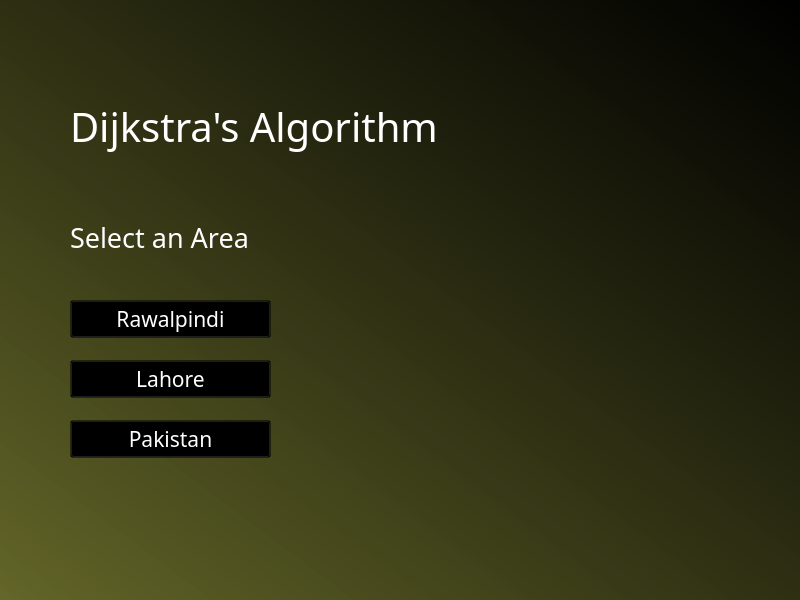
<?xml version="1.0" encoding="UTF-8"?>
<ui version="4.0">
 <class>MainWindow</class>
 <widget class="QMainWindow" name="MainWindow">
  <property name="geometry">
   <rect>
    <x>0</x>
    <y>0</y>
    <width>800</width>
    <height>600</height>
   </rect>
  </property>
  <property name="sizePolicy">
   <sizepolicy hsizetype="Fixed" vsizetype="Fixed">
    <horstretch>0</horstretch>
    <verstretch>0</verstretch>
   </sizepolicy>
  </property>
  <property name="font">
   <font>
    <family>OCR A Extended</family>
   </font>
  </property>
  <property name="cursor">
   <cursorShape>ArrowCursor</cursorShape>
  </property>
  <property name="mouseTracking">
   <bool>false</bool>
  </property>
  <property name="windowTitle">
   <string>Dijkstra's Algorithm</string>
  </property>
  <property name="styleSheet">
   <string notr="true">background-color: qlineargradient(spread:pad, x1:1, y1:0, x2:0, y2:1, stop:0 rgba(0, 0, 0, 255), stop:1 rgba(99, 102, 40, 223));</string>
  </property>
  <widget class="QWidget" name="centralwidget">
   <widget class="QLabel" name="LabelMAIN">
    <property name="geometry">
     <rect>
      <x>70</x>
      <y>100</y>
      <width>600</width>
      <height>52</height>
     </rect>
    </property>
    <property name="sizePolicy">
     <sizepolicy hsizetype="Fixed" vsizetype="Fixed">
      <horstretch>0</horstretch>
      <verstretch>0</verstretch>
     </sizepolicy>
    </property>
    <property name="font">
     <font>
      <family>OCR A Extended</family>
      <pointsize>30</pointsize>
     </font>
    </property>
    <property name="styleSheet">
     <string notr="true">color: rgb(255, 255, 255);
background-color: rgba(255, 255, 255, 0);
</string>
    </property>
    <property name="text">
     <string>Dijkstra's Algorithm</string>
    </property>
   </widget>
   <widget class="QPushButton" name="ButtonRWP">
    <property name="geometry">
     <rect>
      <x>70</x>
      <y>300</y>
      <width>201</width>
      <height>38</height>
     </rect>
    </property>
    <property name="font">
     <font>
      <family>OCR A Extended</family>
      <pointsize>16</pointsize>
     </font>
    </property>
    <property name="styleSheet">
     <string notr="true"> QPushButton{
	color: rgb(255, 255, 255);
     background-color:rgba(0, 0, 0, 0);
 }
QPushButton:hover {
     background-color:rgba(0, 0, 0, 40);
 }

</string>
    </property>
    <property name="text">
     <string>Rawalpindi</string>
    </property>
   </widget>
   <widget class="QPushButton" name="ButtonLHR">
    <property name="geometry">
     <rect>
      <x>70</x>
      <y>360</y>
      <width>201</width>
      <height>38</height>
     </rect>
    </property>
    <property name="font">
     <font>
      <family>OCR A Extended</family>
      <pointsize>16</pointsize>
     </font>
    </property>
    <property name="styleSheet">
     <string notr="true"> QPushButton{
	color: rgb(255, 255, 255);
     background-color:rgba(0, 0, 0, 0);
 }
QPushButton:hover {
     background-color:rgba(0, 0, 0, 40);
 }

</string>
    </property>
    <property name="text">
     <string>Lahore</string>
    </property>
   </widget>
   <widget class="QPushButton" name="ButtonPAK">
    <property name="geometry">
     <rect>
      <x>70</x>
      <y>420</y>
      <width>201</width>
      <height>38</height>
     </rect>
    </property>
    <property name="font">
     <font>
      <family>OCR A Extended</family>
      <pointsize>16</pointsize>
     </font>
    </property>
    <property name="styleSheet">
     <string notr="true"> QPushButton{
	color: rgb(255, 255, 255);
     background-color:rgba(0, 0, 0, 0);
 }
QPushButton:hover {
     background-color:rgba(0, 0, 0, 40);
 }

</string>
    </property>
    <property name="text">
     <string>Pakistan</string>
    </property>
   </widget>
   <widget class="QLabel" name="LabelSELECT">
    <property name="geometry">
     <rect>
      <x>70</x>
      <y>220</y>
      <width>280</width>
      <height>35</height>
     </rect>
    </property>
    <property name="font">
     <font>
      <family>OCR A Extended</family>
      <pointsize>20</pointsize>
     </font>
    </property>
    <property name="styleSheet">
     <string notr="true">color: rgb(255, 255, 255);
background-color: rgba(255, 255, 255, 0);</string>
    </property>
    <property name="text">
     <string>Select an Area</string>
    </property>
   </widget>
   <widget class="QLabel" name="label">
    <property name="geometry">
     <rect>
      <x>420</x>
      <y>180</y>
      <width>371</width>
      <height>341</height>
     </rect>
    </property>
    <property name="sizePolicy">
     <sizepolicy hsizetype="Fixed" vsizetype="Fixed">
      <horstretch>0</horstretch>
      <verstretch>0</verstretch>
     </sizepolicy>
    </property>
    <property name="styleSheet">
     <string notr="true">background-color: rgba(255, 255, 255, 0);</string>
    </property>
    <property name="text">
     <string/>
    </property>
    <property name="pixmap">
     <pixmap>../../Studies/4th Semester/Data Structures/Project/Background [Final].png</pixmap>
    </property>
    <property name="scaledContents">
     <bool>false</bool>
    </property>
   </widget>
  </widget>
  <widget class="QMenuBar" name="menubar">
   <property name="geometry">
    <rect>
     <x>0</x>
     <y>0</y>
     <width>800</width>
     <height>26</height>
    </rect>
   </property>
  </widget>
 </widget>
 <resources/>
 <connections/>
</ui>
